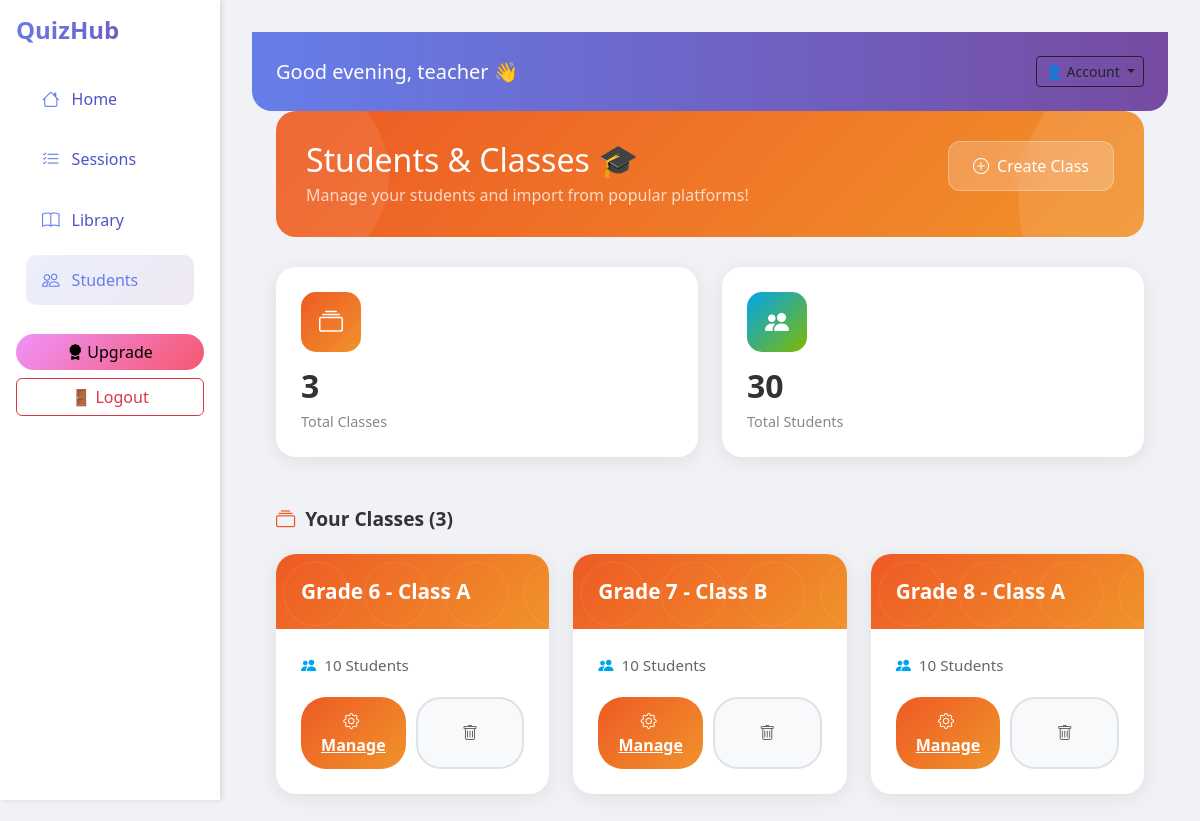
Page /students/ (signed in) on the committed database.
### quizzes/models.py (models this page shows, shortened)
class ClassRoom(models.Model):
    name = models.CharField(max_length=200)
    teacher = models.ForeignKey(User, on_delete=models.CASCADE)
    description = models.TextField(blank=True, default="")
    created_at = models.DateTimeField(auto_now_add=True)

### quizzes/views.py (the view)
# urls.py: path('students/', views.students, name='students'),
@login_required
def students(request):
    classes = ClassRoom.objects.filter(teacher=request.user).prefetch_related('students')
    total_classes = classes.count()
    total_students = sum(c.students.count() for c in classes)
    if request.method == "POST":
        form = ClassRoomForm(request.POST)
        if form.is_valid():
            new_class = form.save(commit=False)
            new_class.teacher = request.user
            new_class.save()
            return redirect('students')
    else:
        form = ClassRoomForm()
    return render(request, 'quizzes/students.html', {
        'classes': classes,
        'form': form,
        'total_classes': total_classes,
        'total_students': total_students
    })

### templates/quizzes/students.html (shortened to what this page needs)
{% extends 'base.html' %}
{% block content %}
<div class="container-fluid px-4">
    <div class="classroom-header">
        <div class="header-content">
            <div class="d-flex justify-content-between align-items-start">
                <div>
                    <h2 class="mb-1">Students & Classes 🎓</h2>
                    <p class="mb-0 opacity-75">Manage your students and import from popular platforms!</p>
                </div>
                <button class="quick-action-btn" data-bs-toggle="modal" data-bs-target="#createClassModal">
                    <i class="bi bi-plus-circle"></i> Create Class
                </button>
            </div>
        </div>
    </div>
    <div class="row mb-4">
        <div class="col-md-6 mb-4">
            <div class="stat-card">
                <div class="stat-icon classes">
                    <i class="bi bi-collection"></i>
                </div>
                <h3>{{ total_classes }}</h3>
                <p>Total Classes</p>
            </div>
        </div>
        <div class="col-md-6 mb-4">
            <div class="stat-card">
                <div class="stat-icon students">
                    <i class="bi bi-people-fill"></i>
                </div>
                <h3>{{ total_students }}</h3>
                <p>Total Students</p>
            </div>
        </div>
    </div>
    {% if classes %}
    <div class="section-title">
        <i class="bi bi-collection"></i>
        Your Classes ({{ classes.count }})
    </div>
    <div class="row">
        {% for class in classes %}
        <div class="col-md-4 mb-4">
            <div class="class-card">
                <div class="class-card-header">
                    <h5 class="card-title">{{ class.name }}</h5>
                </div>
                <div class="class-card-body">
                    <div class="student-count">
                        <i class="bi bi-people-fill"></i>
                        <span>{{ class.students.count }} Students</span>
                    </div>
                    <div class="class-actions">
                        <a href="{% url 'classroom_detail' class.id %}" class="manage-btn primary">
                            <i class="bi bi-gear me-1"></i> Manage
                        </a>
                        <button class="manage-btn secondary" onclick="deleteClass({{ class.id }})">
                            <i class="bi bi-trash"></i>
                        </button>
                    </div>
                </div>
            </div>
        </div>
        {% endfor %}
    </div>
    {% endif %}
</div>
{% endblock %}

### templates/base.html (shortened to what this page needs)
{% load static %}
<!DOCTYPE html>
<html>
<head>
    {% load static %}
    <link href="https://cdn.jsdelivr.net/npm/bootstrap@5.3.2/dist/css/bootstrap.min.css" rel="stylesheet">
    <link href="https://cdn.jsdelivr.net/npm/bootstrap-icons/font/bootstrap-icons.css" rel="stylesheet">
    <link rel="stylesheet" href="{% static 'css/style.css' %}">
</head>
<body>
<div class="d-flex">
    <div class="sidebar p-3">
    <h4 class="logo mb-4">QuizHub</h4>
    <ul class="nav flex-column">
        <li class="nav-item">
            <a href="{% url 'dashboard' %}"
               class="nav-link {% if request.path == '/dashboard/' %}active-link{% endif %}">
                <i class="bi bi-house"></i> <span>Home</span>
            </a>
        </li>
        <li class="nav-item">
            <a href="{% url 'sessions' %}"
               class="nav-link {% if request.path == '/sessions/' %}active-link{% endif %}">
                <i class="bi bi-list-check"></i> <span>Sessions</span>
            </a>
        </li>
        <li class="nav-item">
            <a href="{% url 'library' %}"
               class="nav-link {% if request.path == '/library/' %}active-link{% endif %}">
                <i class="bi bi-book"></i> <span>Library</span>
            </a>
        </li>
        <li class="nav-item">
            <a href="{% url 'students' %}"
               class="nav-link {% if request.path == '/students/' %}active-link{% endif %}">
                <i class="bi bi-people"></i> <span>Students</span>
            </a>
        </li>
    </ul>
    <div class="mt-auto text-center">
        <a href="{% url 'upgrade' %}" class="btn btn-warning w-100 mt-4">
            <i class="bi bi-award-fill"></i> Upgrade
        </a>
        <form method="post" action="{% url 'logout' %}" class="w-100 mt-2">
            <button type="submit" class="btn btn-outline-danger w-100">
                🚪 Logout
            </button>
        </form>
    </div>
</div>
    <div class="main-content flex-grow-1">
        <div class="topbar d-flex justify-content-between align-items-center p-4">
            <h5>Good evening, {{ request.user.username }} 👋</h5>
            <div class="dropdown">
                <button class="btn btn-outline-dark btn-sm dropdown-toggle" type="button" id="profileDropdown" data-bs-toggle="dropdown" aria-expanded="false">
                    👤 Account
                </button>
            </div>
        </div>
        {% block content %}{% endblock %}
    </div>
</div>
</body>
</html>

### templates/quizzes/students.html (style rules this page uses)
.classroom-header { background: linear-gradient(135deg, #ee5a24 0%, #f0932b 100%); border-radius: 20px; padding: 30px; color: white; margin-bottom: 30px; position: relative; overflow: hidden; }
.classroom-header::before { content: ''; position: absolute; top: -50%; right: -20%; width: 300px; height: 300px; background: rgba(255,255,255,0.1); border-radius: 50%; }
.classroom-header::after { content: ''; position: absolute; bottom: -30%; left: -10%; width: 200px; height: 200px; background: rgba(255,255,255,0.08); border-radius: 50%; }
.header-content { position: relative; z-index: 1; }
.stat-card { background: white; border-radius: 20px; padding: 25px; box-shadow: 0 4px 20px rgba(0,0,0,0.08); height: 100%; transition: all 0.3s ease; }
.stat-icon { width: 60px; height: 60px; border-radius: 15px; display: flex; align-items: center; justify-content: center; font-size: 1.5rem; margin-bottom: 15px; }
.stat-icon.classes { background: linear-gradient(135deg, #ee5a24, #f0932b); color: white; }
.stat-icon.students { background: linear-gradient(135deg, #00a4ef, #7fba00); color: white; }
.stat-card h3 { font-size: 2rem; font-weight: 700; margin-bottom: 5px; color: #333; }
.stat-card p { color: #888; margin: 0; font-size: 0.9rem; }
.class-card { background: white; border-radius: 20px; overflow: hidden; transition: all 0.4s cubic-bezier(0.175, 0.885, 0.32, 1.275); border: none; box-shadow: 0 4px 20px rgba(0,0,0,0.08); height: 100%; }
.class-card-header { background: linear-gradient(135deg, #ee5a24, #f0932b); color: white; padding: 25px; position: relative; }
.class-card-header::before { content: ''; position: absolute; top: 0; left: 0; right: 0; bottom: 0; background-size: 80px; opacity: 0.5; }
.class-card-header .card-title { position: relative; z-index: 1; font-size: 1.3rem; font-weight: 600; margin: 0; }
.class-card-body { padding: 25px; }
.student-count { display: flex; align-items: center; gap: 8px; color: #666; font-size: 0.95rem; }
.student-count i { color: #00a4ef; }
.class-actions { display: flex; gap: 10px; margin-top: 20px; }
.manage-btn { flex: 1; padding: 12px; border-radius: 25px; font-weight: 600; text-align: center; transition: all 0.3s ease; }
.manage-btn.primary { background: linear-gradient(135deg, #ee5a24, #f0932b); border: none; color: white; }
.manage-btn.secondary { background: #f8f9fa; border: 2px solid #dee2e6; color: #666; }
.section-title { font-size: 1.2rem; font-weight: 600; color: #333; margin-bottom: 20px; display: flex; align-items: center; gap: 10px; }
.section-title i { color: #ee5a24; }
.quick-action-btn { background: rgba(255,255,255,0.2); backdrop-filter: blur(10px); border: 1px solid rgba(255,255,255,0.3); color: white; padding: 12px 24px; border-radius: 12px; font-weight: 500; display: flex; align-items: center; gap: 8px; transition: all 0.3s ease; text-decoration: none; cursor: pointer; }
.class-card { animation: slideInUp 0.5s ease forwards; }
.class-card:nth-child(1) { animation-delay: 0.1s; }
.stat-card { animation: slideInUp 0.5s ease forwards; }

### rows in the picture
ClassRoom: name "Grade 6 - Class A", students.count "10"
ClassRoom: name "Grade 7 - Class B", students.count "10"
ClassRoom: name "Grade 8 - Class A", students.count "10"

### other values in the picture
{{ request.user.username }} "teacher"
{{ total_classes }} "3"
{{ total_students }} "30"
{{ classes.count }} "3"
